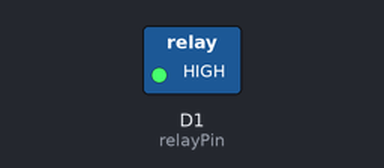
This sketch was run on a simulated ESP8266 (NodeMCU). On the bench: switched loads named in the sketch (green lamp = pin HIGH).

Above: at 1.0 s.
At 3.0 s:
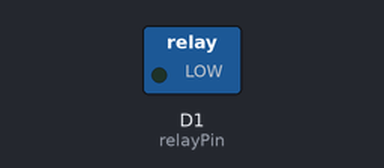
Timing chart, 0 to 5.2 s (numbered marks = the images above):
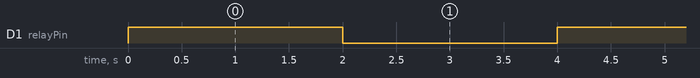

Measured:
- by itself, D1 (relayPin): alternates HIGH for 2.0 s and LOW for 2.0 s

The sketch:

test.ino
```cpp
int relayState = 0;
const int relayPin = D1; // Board Pin: D8->D3/D9

void setup() {
  Serial.begin(19200);
  pinMode(relayPin, OUTPUT);
  digitalWrite(relayPin, LOW);
}

// loop() will run continously on the Arduino
void loop(void){
  if(relayState) {
    digitalWrite(relayPin, LOW);
    relayState = 0;
  } else {
    digitalWrite(relayPin, HIGH);
    relayState = 1;
  }
  delay(2000);

}
```
